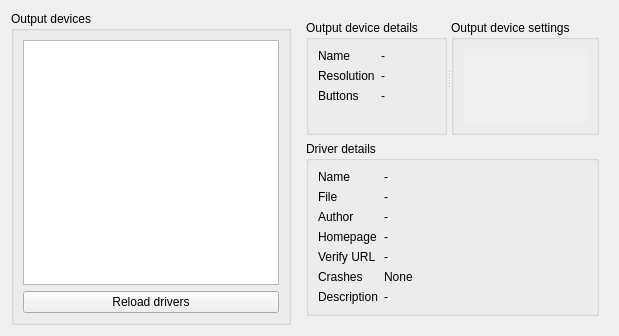
      <widget class="QWidget" name="outputTab">
       <attribute name="title">
        <string>Output</string>
       </attribute>
       <layout class="QHBoxLayout" name="horizontalLayout_16" stretch="0,1">
        <item>
         <widget class="QGroupBox" name="groupBox_6">
          <property name="title">
           <string>Output devices</string>
          </property>
          <layout class="QVBoxLayout" name="verticalLayout_18">
           <item>
            <widget class="QListWidget" name="outputDeviceList"/>
           </item>
           <item>
            <layout class="QHBoxLayout" name="horizontalLayout_17">
             <item>
              <widget class="QPushButton" name="outputRefresh">
               <property name="text">
                <string>Reload drivers</string>
               </property>
              </widget>
             </item>
            </layout>
           </item>
          </layout>
         </widget>
        </item>
        <item>
         <widget class="QWidget" name="widget_11" native="true">
          <layout class="QVBoxLayout" name="verticalLayout_19" stretch="1,0">
           <item>
            <widget class="QSplitter" name="outputSplitter">
             <property name="orientation">
              <enum>Qt::Horizontal</enum>
             </property>
             <widget class="QGroupBox" name="groupBox_11">
              <property name="title">
               <string>Output device details</string>
              </property>
              <layout class="QFormLayout" name="formLayout_8">
               <item row="0" column="0">
                <widget class="QLabel" name="label_46">
                 <property name="text">
                  <string>Name</string>
                 </property>
                </widget>
               </item>
               <item row="0" column="1">
                <widget class="QLabel" name="outputDeviceName">
                 <property name="text">
                  <string>-</string>
                 </property>
                </widget>
               </item>
               <item row="1" column="0">
                <widget class="QLabel" name="label_48">
                 <property name="text">
                  <string>Resolution</string>
                 </property>
                </widget>
               </item>
               <item row="1" column="1">
                <widget class="QLabel" name="outputDeviceResolution">
                 <property name="text">
                  <string>-</string>
                 </property>
                </widget>
               </item>
               <item row="2" column="0">
                <widget class="QLabel" name="label_50">
                 <property name="text">
                  <string>Buttons</string>
                 </property>
                </widget>
               </item>
               <item row="2" column="1">
                <widget class="QLabel" name="outputDeviceButtons">
                 <property name="text">
                  <string>-</string>
                 </property>
                </widget>
               </item>
               <item row="3" column="0">
                <widget class="QLabel" name="outputDeviceLogo">
                 <property name="text">
                  <string/>
                 </property>
                </widget>
               </item>
              </layout>
             </widget>
             <widget class="QGroupBox" name="groupBox">
              <property name="title">
               <string>Output device settings</string>
              </property>
              <layout class="QVBoxLayout" name="verticalLayout_22">
               <item>
                <widget class="QScrollArea" name="outputDeviceSettings">
                 <property name="frameShape">
                  <enum>QFrame::NoFrame</enum>
                 </property>
                 <property name="widgetResizable">
                  <bool>true</bool>
                 </property>
                 <widget class="QWidget" name="scrollAreaWidgetContents_2">
                  <property name="geometry">
                   <rect>
                    <x>0</x>
                    <y>0</y>
                    <width>100</width>
                    <height>30</height>
                   </rect>
                  </property>
                 </widget>
                </widget>
               </item>
              </layout>
             </widget>
            </widget>
           </item>
           <item>
            <widget class="QGroupBox" name="groupBox_12">
             <property name="title">
              <string>Driver details</string>
             </property>
             <layout class="QHBoxLayout" name="horizontalLayout_4" stretch="1,0">
              <item>
               <layout class="QFormLayout" name="formLayout_9">
                <property name="fieldGrowthPolicy">
                 <enum>QFormLayout::AllNonFixedFieldsGrow</enum>
                </property>
                <item row="0" column="0">
                 <widget class="QLabel" name="label_45">
                  <property name="text">
                   <string>Name</string>
                  </property>
                 </widget>
                </item>
                <item row="0" column="1">
                 <widget class="QLabel" name="outputDriverName">
                  <property name="text">
                   <string>-</string>
                  </property>
                 </widget>
                </item>
                <item row="1" column="0">
                 <widget class="QLabel" name="label_55">
                  <property name="text">
                   <string>File</string>
                  </property>
                 </widget>
                </item>
                <item row="2" column="0">
                 <widget class="QLabel" name="label_47">
                  <property name="text">
                   <string>Author</string>
                  </property>
                 </widget>
                </item>
                <item row="2" column="1">
                 <widget class="QLabel" name="outputDriverAuthor">
                  <property name="text">
                   <string>-</string>
                  </property>
                  <property name="wordWrap">
                   <bool>true</bool>
                  </property>
                  <property name="openExternalLinks">
                   <bool>true</bool>
                  </property>
                 </widget>
                </item>
                <item row="3" column="0">
                 <widget class="QLabel" name="label_49">
                  <property name="text">
                   <string>Homepage</string>
                  </property>
                 </widget>
                </item>
                <item row="3" column="1">
                 <widget class="QLabel" name="outputDriverHomepage">
                  <property name="text">
                   <string>-</string>
                  </property>
                  <property name="openExternalLinks">
                   <bool>true</bool>
                  </property>
                 </widget>
                </item>
                <item row="4" column="1">
                 <widget class="QLabel" name="outputDriverVerifyURL">
                  <property name="text">
                   <string>-</string>
                  </property>
                  <property name="openExternalLinks">
                   <bool>true</bool>
                  </property>
                 </widget>
                </item>
                <item row="5" column="0">
                 <widget class="QLabel" name="label_53">
                  <property name="text">
                   <string>Crashes</string>
                  </property>
                 </widget>
                </item>
                <item row="5" column="1">
                 <widget class="QLabel" name="outputDriverCrashes">
                  <property name="text">
                   <string>None</string>
                  </property>
                 </widget>
                </item>
                <item row="6" column="0">
                 <widget class="QLabel" name="label_52">
                  <property name="text">
                   <string>Description</string>
                  </property>
                  <property name="alignment">
                   <set>Qt::AlignLeading|Qt::AlignLeft|Qt::AlignTop</set>
                  </property>
                 </widget>
                </item>
                <item row="6" column="1">
                 <widget class="QLabel" name="outputDriverDescription">
                  <property name="text">
                   <string>-</string>
                  </property>
                  <property name="wordWrap">
                   <bool>true</bool>
                  </property>
                  <property name="openExternalLinks">
                   <bool>true</bool>
                  </property>
                 </widget>
                </item>
                <item row="4" column="0">
                 <widget class="QLabel" name="label_51">
                  <property name="text">
                   <string>Verify URL</string>
                  </property>
                 </widget>
                </item>
                <item row="1" column="1">
                 <widget class="QLabel" name="outputDriverFile">
                  <property name="text">
                   <string>-</string>
                  </property>
                 </widget>
                </item>
               </layout>
              </item>
              <item>
               <widget class="QLabel" name="outputDriverLogo">
                <property name="text">
                 <string/>
                </property>
                <property name="alignment">
                 <set>Qt::AlignBottom|Qt::AlignRight|Qt::AlignTrailing</set>
                </property>
               </widget>
              </item>
             </layout>
            </widget>
           </item>
          </layout>
         </widget>
        </item>
       </layout>
      </widget>
